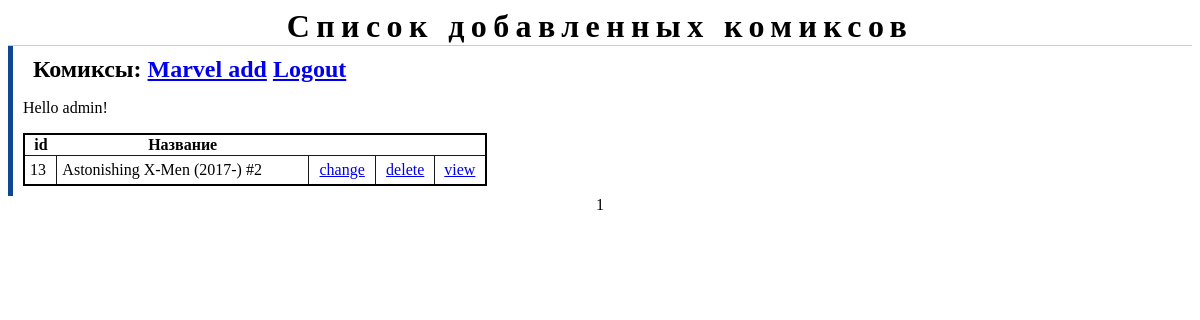
/master/ (signed in), run on the app's committed database.
### app/models.py (models this page shows)
class Comic_UserModel(models.Model):
	name = models.ForeignKey(User)
	product = models.ForeignKey(ComicModel, null = True, blank = True)

class ComicModel(models.Model):
	class Meta:
		ordering = ["name","release_date"] #поля, по которым будет производиться сортировка
		verbose_name = "Comic" #название таблицы в ед.ч
		verbose_name_plural = "Comics" #название таблицы в мн.ч
	name = models.CharField(max_length = 100, unique = True, verbose_name = "Название")
	description = models.TextField(default = "Good comics!")
	heroes_list = models.TextField(default = "Good heroes!")
	release_date = models.DateField(verbose_name = "Дата выхода")
	ean = models.CharField(max_length = 25, verbose_name = "EAN")
	type = models.CharField(max_length = 25, verbose_name = "Варианты выхода")
	cover = models.ImageField(upload_to="app/static", verbose_name = "Обложка")
	in_stock = models.BooleanField(default = False, verbose_name = "Выбрать комикс")
	image_name = models.CharField(max_length = 100, editable = False, default = "")

### app/views.py (the view)
# urls.py: url(r'^master/$',  login_required(list), name = "master"),
def list(request):
	comics = Comic_UserModel.objects.filter(name = request.user)
	try:
		page_num = request.GET["page"]
	except:
		page_num = 1
	paginator = Paginator(comics, 5, orphans = 1)
	try:
		pages = paginator.page(page_num)
	except InvalidPage:
		pages = paginator.page(1)
	return render_to_response('base2.html', {'comics': comics, 'pages': pages })

### templates/base2.html (shortened to what this page needs)
{% load staticfiles %}
<!DOCTYPE HTML>
	<HEAD>
		<link type = "text/css" href = "{% static "style.css" %}" rel = "stylesheet"/>
	</HEAD>
	<BODY>
	<div id = "header">
		<h1>Список добавленных комиксов</h1>
	</div>
	<div id = "master">
	<h2>Комиксы: <a href="{% url 'marvel' %}?page={{ pages.number }}">Marvel add</a>
		<a href = "{% url 'logout' %}">Logout</a></h2>
	<table>
		{% for comic in pages %}
			{% if forloop.first %}
				<p>Hello {{ comic.name }}!</p>
				<tr>
					<th>id</th>
					<th>Название</th>
					<th>&nbsp;</th>
					<th>&nbsp;</th>
					<th>&nbsp;</th>
				</tr>
			{% endif %}
			<tr>
				<td>{{ comic.id }}</td>
				<td>{{ comic.product.name|truncatechars:30 }}</td>
				<td class = "centered"><a href="{% url 'edit' id=comic.product.id %}?page={{ pages.number }}">change</a></td>
				<td class = "centered"><a href="{% url 'delete' id=comic.id %}?page={{ pages.number }}">delete</a></td>
				<td class = "centered"><a href="{% url 'comic' id=comic.product.id %}?page={{ pages.number }}&comment=1">view</a></td>
			</tr>
		{% empty %} Список комиксов пуст
		{% endfor %}
	</table>
	</div>
	<div id = "pagination">
			<div id="num-pages">
				{% for pn in pages.paginator.page_range %}
					{{ pn }}
				{% endfor %}
			</div>
	</div>
	</BODY>
</HTML>

### app/static/style.css (style rules this page uses)
#header { text-align: center; border-bottom: 1px #cccccc solid; }
#header h1 { margin: 0px 0px 0px 0px; letter-spacing: 0.2em; }
#pagination #num-pages { text-align: center; }
#master { margin-left: 0px; border-left: 5px #0f4791 solid; padding: 10px; }
#master h2 { margin: 0px 0px 10px 10px; }
#master table { width: 40%; border: 2px double black; border-collapse: collapse; }
#master table td, #main table tr { border: 1px #1A1A1A solid; padding: 5px; }
#master table td.centered { text-align: center; }

### data on the page
Comic_UserModel: name "admin", id "13", product.name "Astonishing X-Men (2017-) #2"

### other printed values
{{ pn }} "1"
